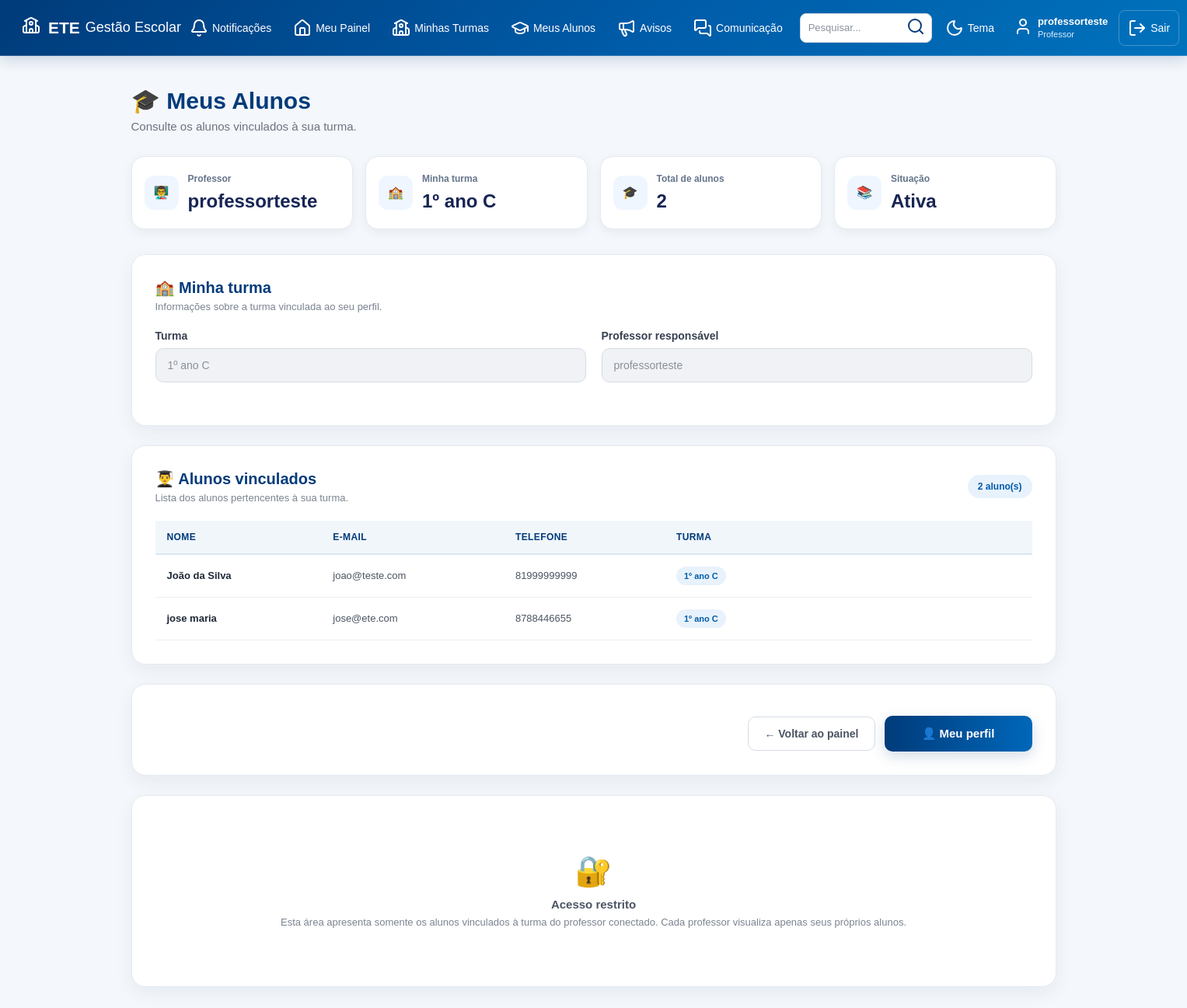
The page /professor/alunos (signed in) on the database its author committed.
### tables this page shows
CREATE TABLE usuarios (

            id INTEGER PRIMARY KEY AUTOINCREMENT,

            nome TEXT NOT NULL,

            email TEXT NOT NULL,

            tipo TEXT NOT NULL,

            telefone TEXT,

            turma TEXT

        , senha TEXT, primeiro_acesso INTEGER DEFAULT 0);

### app.py (the view)
@app.route("/professor/alunos")
def meus_alunos():
    acesso = exigir_tipo("professor")
    if acesso:
        return acesso
    conexao = conectar()
    try:
        usuario_id = session["usuario_id"]
        professor = conexao.execute(
            """
            SELECT * FROM usuarios
            WHERE id = ? AND tipo = 'professor'
            """,
            (usuario_id,)
        ).fetchone()
        if professor is None:
            session.clear()
            flash("Professor não encontrado.", "error")
            return redirect(url_for("inicio"))
        turma_nome = professor["turma"]
        alunos = []
        if turma_nome:
            alunos = conexao.execute(
                """
                SELECT id, nome, email, telefone, turma
                FROM usuarios
                WHERE tipo = 'aluno' AND turma = ?
                ORDER BY nome
                """,
                (turma_nome,)
            ).fetchall()
    finally:
        conexao.close()
    return render_template(
        "meus_alunos.html",
        professor=professor,
        alunos=alunos,
        turma_nome=turma_nome,
        usuario_nome=session["usuario_nome"],
        usuario_tipo=session["usuario_tipo"]
    )

### app.py (called while the page is built)
def usuario_logado():
    return "usuario_id" in session

def exigir_tipo(tipo):
    if not usuario_logado():
        return redirect(url_for("inicio"))
    if session.get("usuario_tipo") != tipo:
        flash("Você não tem permissão para acessar esta área.", "error")
        return redirecionar_usuario()
    return None

def buscar_usuario_atual():
    if not usuario_logado():
        return None
    conexao = conectar()
    try:
        return conexao.execute(
            "SELECT * FROM usuarios WHERE id = ?",
            (session["usuario_id"],)
        ).fetchone()
    finally:
        conexao.close()

@app.before_request
def protecao_global():
    if request.endpoint in {"inicio", "static"}:
        return None
    if not usuario_logado():
        return None
    usuario = buscar_usuario_atual()
    if usuario is None:
        session.clear()
        flash("Sua sessão não é mais válida.", "error")
        return redirect(url_for("inicio"))
    session["usuario_nome"] = usuario["nome"]
    session["usuario_email"] = usuario["email"]
    session["usuario_tipo"] = usuario["tipo"]
    if (
        usuario["primeiro_acesso"] == 1
        and request.endpoint not in {"trocar_senha", "logout", "static"}
    ):
        return redirect(url_for("trocar_senha"))
    return None

@app.context_processor
def disponibilizar_notificacoes():
    return obter_contadores_notificacoes()

### banco.py (called while the page is built)
def conectar():
    conexao = sqlite3.connect("gestao_escolar.db")
    conexao.row_factory = sqlite3.Row
    return conexao

### templates/meus_alunos.html (shortened to what this page needs)
<!DOCTYPE html>
<html lang="pt-BR">
<head>
    <link
        rel="stylesheet"
        href="{{ url_for('static', filename='style.css') }}"
    >
</head>
<body>
{% include "menu.html" %}
<main class="dashboard">
    <div class="dashboard-title">
        <h2>
            🎓 Meus Alunos
        </h2>
        <p>
            Consulte os alunos vinculados
            à sua turma.
        </p>
    </div>
    <section class="dashboard-cards">
        <div class="dashboard-card">
            <div class="dashboard-card-icon">
                👨‍🏫
            </div>
            <div>
                <span>
                    Professor
                </span>
                <strong>
                    {{ professor['nome'] }}
                </strong>
            </div>
        </div>
        <div class="dashboard-card">
            <div class="dashboard-card-icon">
                🏫
            </div>
            <div>
                <span>
                    Minha turma
                </span>
                <strong>
                    {{ turma_nome or 'Não definida' }}
                </strong>
            </div>
        </div>
        <div class="dashboard-card">
            <div class="dashboard-card-icon">
                🎓
            </div>
            <div>
                <span>
                    Total de alunos
                </span>
                <strong>
                    {{ alunos|length }}
                </strong>
            </div>
        </div>
        <div class="dashboard-card">
            <div class="dashboard-card-icon">
                📚
            </div>
            <div>
                <span>
                    Situação
                </span>
                <strong>
                    {% if alunos %}
                        Ativa
                    {% else %}
                        Sem alunos
                    {% endif %}
                </strong>
            </div>
        </div>
    </section>
    <section class="content-card">
        <div class="section-header">
            <div>
                <h3>
                    🏫 Minha turma
                </h3>
                <p>
                    Informações sobre a turma
                    vinculada ao seu perfil.
                </p>
            </div>
        </div>
        {% if turma_nome %}
            <div class="form-row">
                <div class="form-group">
                    <label>
                        Turma
                    </label>
                    <input
                        type="text"
                        value="{{ turma_nome }}"
                        disabled
                    >
                </div>
                <div class="form-group">
                    <label>
                        Professor responsável
                    </label>
                    <input
                        type="text"
                        value="{{ professor['nome'] }}"
                        disabled
                    >
                </div>
            </div>
        {% endif %}
    </section>
    <section class="content-card users-list">
        <div class="section-header">
            <div>
                <h3>
                    👨‍🎓 Alunos vinculados
                </h3>
                <p>
                    Lista dos alunos pertencentes
                    à sua turma.
                </p>
            </div>
            <span class="total-badge">
                {{ alunos|length }} aluno(s)
            </span>
        </div>
        {% if alunos %}
            <div class="table-container">
                <table>
                    <thead>
                        <tr>
                            <th>
                                Nome
                            </th>
                            <th>
                                E-mail
                            </th>
                            <th>
                                Telefone
                            </th>
                            <th>
                                Turma
                            </th>
                        </tr>
                    </thead>
                    <tbody>
                        {% for aluno in alunos %}
                            <tr>
                                <td>
                                    <strong>
                                        {{ aluno['nome'] }}
                                    </strong>
                                </td>
                                <td>
                                    {{ aluno['email'] }}
                                </td>
                                <td>
                                    {{ aluno['telefone'] or '-' }}
                                </td>
                                <td>
                                    <span class="badge">
                                        {{ aluno['turma'] or '-' }}
                                    </span>
                                </td>
                            </tr>
                        {% endfor %}
                    </tbody>
                </table>
            </div>
        {% endif %}
    </section>
    <section class="content-card">
        <div class="form-buttons">
            <a
                href="{{ url_for('professor') }}"
                class="btn-secondary"
            >
                ← Voltar ao painel
            </a>
            <a
                href="{{ url_for('perfil') }}"
                class="btn-login"
            >
                👤 Meu perfil
            </a>
        </div>
    </section>
    <section class="content-card">
        <div class="empty-message">
            <div class="empty-icon">
                🔐
            </div>
            <strong>
                Acesso restrito
            </strong>
            <span>
                Esta área apresenta somente os alunos
                vinculados à turma do professor conectado.
                Cada professor visualiza apenas seus
                próprios alunos.
            </span>
        </div>
    </section>
</main>
</body>
</html>

### templates/menu.html (shortened to what this page needs)
<!DOCTYPE html>
<html lang="pt-BR">
<head>
    <link
        rel="stylesheet"
        href="{{ url_for('static', filename='style.css') }}"
    >
</head>
<body>
    <header class="topo">
        <div class="topo-logo">
            <span class="logo-icone">
                <i data-lucide="school"></i>
            </span>
            <div class="logo-texto">
                <strong>ETE</strong>
                <span>Gestão Escolar</span>
            </div>
        </div>
        <nav class="menu-principal">
            {% set total_notificacoes =
                notificacoes_mensagens + notificacoes_avisos
            %}
            <a
                href="{{ url_for('comunicacao') }}"
                class="menu-item menu-notificacoes"
                aria-label="Notificações: {{ total_notificacoes }} pendentes"
                title="Mensagens e avisos não lidos"
            >
                <i data-lucide="bell"></i>
                <span>Notificações</span>
            </a>
            {% if usuario_tipo == "professor" %}
                <a
                    href="{{ url_for('professor') }}"
                    class="menu-item"
                >
                    <i data-lucide="house"></i>
                    <span>Meu Painel</span>
                </a>
                <a
                    href="{{ url_for('professor_turmas') }}"
                    class="menu-item"
                >
                    <i data-lucide="school"></i>
                    <span>Minhas Turmas</span>
                </a>
                <a
                    href="{{ url_for('meus_alunos') }}"
                    class="menu-item"
                >
                    <i data-lucide="graduation-cap"></i>
                    <span>Meus Alunos</span>
                </a>
                <a
                    href="{{ url_for('professor_avisos') }}"
                    class="menu-item"
                >
                    <i data-lucide="megaphone"></i>
                    <span>Avisos</span>
                </a>
                <a
                    href="{{ url_for('comunicacao') }}"
                    class="menu-item"
                >
                    <i data-lucide="messages-square"></i>
                    <span>Comunicação</span>
                </a>
            {% endif %}
            <div class="menu-pesquisa">
                <input
                    type="text"
                    name="pesquisa"
                    placeholder="Pesquisar..."
                    aria-label="Pesquisar no sistema"
                >
                <button
                    type="button"
                    title="Pesquisa"
                >
                    <i data-lucide="search"></i>
                </button>
            </div>
            <button
                type="button"
                class="menu-botao"
                title="Alterar tema"
            >
                <i data-lucide="moon"></i>
                <span>Tema</span>
            </button>
            <a
                href="{{ url_for('perfil') }}"
                class="menu-usuario"
            >
                <span class="usuario-icone">
                    <i data-lucide="user"></i>
                </span>
                <span class="usuario-info">
                    <strong>{{ usuario_nome }}</strong>
                    <small>{{ usuario_tipo|capitalize }}</small>
                </span>
            </a>
            <a
                href="{{ url_for('logout') }}"
                class="menu-sair"
            >
                <i data-lucide="log-out"></i>
                <span>Sair</span>
            </a>
        </nav>
    </header>
</body>
</html>

### rows shown on the page
usuarios: nome "professorteste", tipo "Professor", turma "1º ano C"
usuarios: nome "João da Silva", email "joao@teste.com", telefone "81999999999", turma "1º ano C"
usuarios: nome "jose maria", email "jose@ete.com", telefone "8788446655", turma "1º ano C"

### other values the page prints
{{ alunos|length }} "2"
